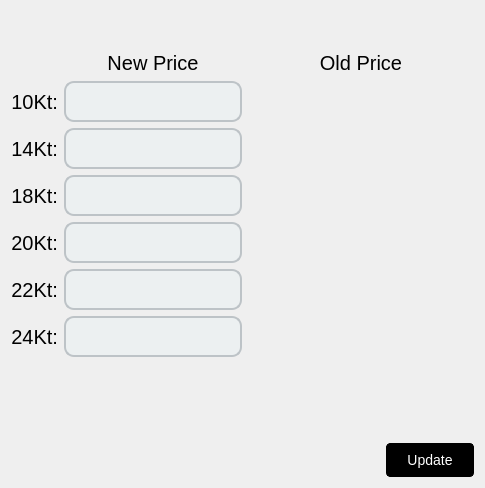
               <widget class="QWidget" name="GoldPrice_update">
                <layout class="QGridLayout" name="gridLayout_12">
                 <item row="5" column="7" colspan="4">
                  <widget class="QLabel" name="label_20Kt">
                   <property name="font">
                    <font>
                     <pointsize>15</pointsize>
                    </font>
                   </property>
                   <property name="text">
                    <string/>
                   </property>
                   <property name="alignment">
                    <set>Qt::AlignmentFlag::AlignCenter</set>
                   </property>
                  </widget>
                 </item>
                 <item row="10" column="8">
                  <spacer name="horizontalSpacer_65">
                   <property name="orientation">
                    <enum>Qt::Orientation::Horizontal</enum>
                   </property>
                   <property name="sizeHint" stdset="0">
                    <size>
                     <width>40</width>
                     <height>20</height>
                    </size>
                   </property>
                  </spacer>
                 </item>
                 <item row="10" column="3">
                  <spacer name="horizontalSpacer_3">
                   <property name="orientation">
                    <enum>Qt::Orientation::Horizontal</enum>
                   </property>
                   <property name="sizeHint" stdset="0">
                    <size>
                     <width>40</width>
                     <height>20</height>
                    </size>
                   </property>
                  </spacer>
                 </item>
                 <item row="6" column="0">
                  <widget class="QLabel" name="label_19">
                   <property name="font">
                    <font>
                     <pointsize>15</pointsize>
                    </font>
                   </property>
                   <property name="text">
                    <string>22Kt:</string>
                   </property>
                   <property name="alignment">
                    <set>Qt::AlignmentFlag::AlignRight|Qt::AlignmentFlag::AlignTrailing|Qt::AlignmentFlag::AlignVCenter</set>
                   </property>
                  </widget>
                 </item>
                 <item row="2" column="0">
                  <widget class="QLabel" name="label_15">
                   <property name="font">
                    <font>
                     <pointsize>15</pointsize>
                    </font>
                   </property>
                   <property name="text">
                    <string>10Kt:</string>
                   </property>
                   <property name="alignment">
                    <set>Qt::AlignmentFlag::AlignRight|Qt::AlignmentFlag::AlignTrailing|Qt::AlignmentFlag::AlignVCenter</set>
                   </property>
                  </widget>
                 </item>
                 <item row="4" column="1" colspan="4">
                  <widget class="QLineEdit" name="lineEdit_18Kt">
                   <property name="font">
                    <font>
                     <pointsize>-1</pointsize>
                    </font>
                   </property>
                   <property name="styleSheet">
                    <string notr="true">QLineEdit {
    background-color: #ecf0f1;
    color: #2c3e50;
    font-size: 16px;
    border: 2px solid #bdc3c7;
    border-radius: 10px;
    padding: 8px 15px;
}

QLineEdit:focus {
    border: 2px solid #f1c40f;
    background-color: #f9f9f9;
}

QLineEdit:hover {
    border: 2px solid #7f8c8d;
    background-color: #f4f6f7;
}

QLineEdit::placeholder {
    color: #95a5a6;
    font-style: italic;
}
</string>
                   </property>
                  </widget>
                 </item>
                 <item row="1" column="7" colspan="4">
                  <widget class="QLabel" name="label_21">
                   <property name="sizePolicy">
                    <sizepolicy hsizetype="Preferred" vsizetype="Preferred">
                     <horstretch>50</horstretch>
                     <verstretch>0</verstretch>
                    </sizepolicy>
                   </property>
                   <property name="font">
                    <font>
                     <pointsize>15</pointsize>
                    </font>
                   </property>
                   <property name="text">
                    <string>Old Price</string>
                   </property>
                   <property name="alignment">
                    <set>Qt::AlignmentFlag::AlignCenter</set>
                   </property>
                  </widget>
                 </item>
                 <item row="7" column="7" colspan="4">
                  <widget class="QLabel" name="label_24Kt">
                   <property name="font">
                    <font>
                     <pointsize>15</pointsize>
                    </font>
                   </property>
                   <property name="text">
                    <string/>
                   </property>
                   <property name="alignment">
                    <set>Qt::AlignmentFlag::AlignCenter</set>
                   </property>
                  </widget>
                 </item>
                 <item row="3" column="7" colspan="4">
                  <widget class="QLabel" name="label_14Kt">
                   <property name="font">
                    <font>
                     <pointsize>15</pointsize>
                    </font>
                   </property>
                   <property name="text">
                    <string/>
                   </property>
                   <property name="alignment">
                    <set>Qt::AlignmentFlag::AlignCenter</set>
                   </property>
                  </widget>
                 </item>
                 <item row="4" column="0">
                  <widget class="QLabel" name="label_17">
                   <property name="font">
                    <font>
                     <pointsize>15</pointsize>
                    </font>
                   </property>
                   <property name="text">
                    <string>18Kt:</string>
                   </property>
                   <property name="alignment">
                    <set>Qt::AlignmentFlag::AlignRight|Qt::AlignmentFlag::AlignTrailing|Qt::AlignmentFlag::AlignVCenter</set>
                   </property>
                  </widget>
                 </item>
                 <item row="0" column="1">
                  <spacer name="verticalSpacer_2">
                   <property name="orientation">
                    <enum>Qt::Orientation::Vertical</enum>
                   </property>
                   <property name="sizeHint" stdset="0">
                    <size>
                     <width>20</width>
                     <height>40</height>
                    </size>
                   </property>
                  </spacer>
                 </item>
                 <item row="10" column="2">
                  <spacer name="horizontalSpacer_5">
                   <property name="orientation">
                    <enum>Qt::Orientation::Horizontal</enum>
                   </property>
                   <property name="sizeHint" stdset="0">
                    <size>
                     <width>40</width>
                     <height>20</height>
                    </size>
                   </property>
                  </spacer>
                 </item>
                 <item row="1" column="1" colspan="4">
                  <widget class="QLabel" name="label_20">
                   <property name="sizePolicy">
                    <sizepolicy hsizetype="Preferred" vsizetype="Preferred">
                     <horstretch>50</horstretch>
                     <verstretch>0</verstretch>
                    </sizepolicy>
                   </property>
                   <property name="font">
                    <font>
                     <pointsize>15</pointsize>
                    </font>
                   </property>
                   <property name="text">
                    <string>New Price</string>
                   </property>
                   <property name="alignment">
                    <set>Qt::AlignmentFlag::AlignCenter</set>
                   </property>
                  </widget>
                 </item>
                 <item row="10" column="1">
                  <spacer name="horizontalSpacer_2">
                   <property name="orientation">
                    <enum>Qt::Orientation::Horizontal</enum>
                   </property>
                   <property name="sizeHint" stdset="0">
                    <size>
                     <width>40</width>
                     <height>20</height>
                    </size>
                   </property>
                  </spacer>
                 </item>
                 <item row="10" column="9">
                  <spacer name="horizontalSpacer_62">
                   <property name="orientation">
                    <enum>Qt::Orientation::Horizontal</enum>
                   </property>
                   <property name="sizeHint" stdset="0">
                    <size>
                     <width>40</width>
                     <height>20</height>
                    </size>
                   </property>
                  </spacer>
                 </item>
                 <item row="6" column="7" colspan="4">
                  <widget class="QLabel" name="label_22Kt">
                   <property name="font">
                    <font>
                     <pointsize>15</pointsize>
                    </font>
                   </property>
                   <property name="text">
                    <string/>
                   </property>
                   <property name="alignment">
                    <set>Qt::AlignmentFlag::AlignCenter</set>
                   </property>
                  </widget>
                 </item>
                 <item row="10" column="4">
                  <spacer name="horizontalSpacer_17">
                   <property name="orientation">
                    <enum>Qt::Orientation::Horizontal</enum>
                   </property>
                   <property name="sizeHint" stdset="0">
                    <size>
                     <width>40</width>
                     <height>20</height>
                    </size>
                   </property>
                  </spacer>
                 </item>
                 <item row="2" column="1" colspan="4">
                  <widget class="QLineEdit" name="lineEdit_10Kt">
                   <property name="font">
                    <font>
                     <pointsize>-1</pointsize>
                    </font>
                   </property>
                   <property name="styleSheet">
                    <string notr="true">QLineEdit {
    background-color: #ecf0f1;
    color: #2c3e50;
    font-size: 16px;
    border: 2px solid #bdc3c7;
    border-radius: 10px;
    padding: 8px 15px;
}

QLineEdit:focus {
    border: 2px solid #f1c40f;
    background-color: #f9f9f9;
}

QLineEdit:hover {
    border: 2px solid #7f8c8d;
    background-color: #f4f6f7;
}

QLineEdit::placeholder {
    color: #95a5a6;
    font-style: italic;
}
</string>
                   </property>
                  </widget>
                 </item>
                 <item row="10" column="10">
                  <widget class="QPushButton" name="upadateGold_Price">
                   <property name="font">
                    <font>
                     <family>Arial</family>
                     <pointsize>-1</pointsize>
                     <bold>false</bold>
                    </font>
                   </property>
                   <property name="styleSheet">
                    <string notr="true">QPushButton {
    background-color: #000;
    color: #fff;
    border: 1px solid #000;
    border-radius: 4px;
    padding: 8px 20px;
    font-size: 14px;
    font-weight: normal;
    font-family: Arial;
}

QPushButton:hover {
    background-color: #fff;
	color: #000;
}

QPushButton:pressed {
    background-color: #222;
    padding-left: 8px;
    padding-top: 8px;
}

QPushButton:focus {
    border: 1px solid #fff;
    outline: none;
}

QPushButton:disabled {
    background-color: #555;
    color: #aaa;
    border: 1px solid #555;
}</string>
                   </property>
                   <property name="text">
                    <string>Update</string>
                   </property>
                  </widget>
                 </item>
                 <item row="10" column="7">
                  <spacer name="horizontalSpacer_6">
                   <property name="orientation">
                    <enum>Qt::Orientation::Horizontal</enum>
                   </property>
                   <property name="sizeHint" stdset="0">
                    <size>
                     <width>40</width>
                     <height>20</height>
                    </size>
                   </property>
                  </spacer>
                 </item>
                 <item row="2" column="7" colspan="4">
                  <widget class="QLabel" name="label_10Kt">
                   <property name="font">
                    <font>
                     <pointsize>15</pointsize>
                    </font>
                   </property>
                   <property name="text">
                    <string/>
                   </property>
                   <property name="alignment">
                    <set>Qt::AlignmentFlag::AlignCenter</set>
                   </property>
                  </widget>
                 </item>
                 <item row="3" column="0">
                  <widget class="QLabel" name="label_16">
                   <property name="font">
                    <font>
                     <pointsize>15</pointsize>
                    </font>
                   </property>
                   <property name="text">
                    <string>14Kt:</string>
                   </property>
                   <property name="alignment">
                    <set>Qt::AlignmentFlag::AlignRight|Qt::AlignmentFlag::AlignTrailing|Qt::AlignmentFlag::AlignVCenter</set>
                   </property>
                  </widget>
                 </item>
                 <item row="8" column="1">
                  <spacer name="verticalSpacer_58">
                   <property name="orientation">
                    <enum>Qt::Orientation::Vertical</enum>
                   </property>
                   <property name="sizeHint" stdset="0">
                    <size>
                     <width>20</width>
                     <height>40</height>
                    </size>
                   </property>
                  </spacer>
                 </item>
                 <item row="3" column="1" colspan="4">
                  <widget class="QLineEdit" name="lineEdit_14Kt">
                   <property name="font">
                    <font>
                     <pointsize>-1</pointsize>
                    </font>
                   </property>
                   <property name="styleSheet">
                    <string notr="true">QLineEdit {
    background-color: #ecf0f1;
    color: #2c3e50;
    font-size: 16px;
    border: 2px solid #bdc3c7;
    border-radius: 10px;
    padding: 8px 15px;
}

QLineEdit:focus {
    border: 2px solid #f1c40f;
    background-color: #f9f9f9;
}

QLineEdit:hover {
    border: 2px solid #7f8c8d;
    background-color: #f4f6f7;
}

QLineEdit::placeholder {
    color: #95a5a6;
    font-style: italic;
}
</string>
                   </property>
                  </widget>
                 </item>
                 <item row="7" column="0">
                  <widget class="QLabel" name="label_6">
                   <property name="font">
                    <font>
                     <pointsize>15</pointsize>
                    </font>
                   </property>
                   <property name="text">
                    <string>24Kt:</string>
                   </property>
                   <property name="alignment">
                    <set>Qt::AlignmentFlag::AlignRight|Qt::AlignmentFlag::AlignTrailing|Qt::AlignmentFlag::AlignVCenter</set>
                   </property>
                  </widget>
                 </item>
                 <item row="9" column="1">
                  <spacer name="verticalSpacer_59">
                   <property name="orientation">
                    <enum>Qt::Orientation::Vertical</enum>
                   </property>
                   <property name="sizeHint" stdset="0">
                    <size>
                     <width>20</width>
                     <height>40</height>
                    </size>
                   </property>
                  </spacer>
                 </item>
                 <item row="5" column="0">
                  <widget class="QLabel" name="label_18">
                   <property name="font">
                    <font>
                     <pointsize>15</pointsize>
                    </font>
                   </property>
                   <property name="text">
                    <string>20Kt:</string>
                   </property>
                   <property name="alignment">
                    <set>Qt::AlignmentFlag::AlignRight|Qt::AlignmentFlag::AlignTrailing|Qt::AlignmentFlag::AlignVCenter</set>
                   </property>
                  </widget>
                 </item>
                 <item row="4" column="7" colspan="4">
                  <widget class="QLabel" name="label_18Kt">
                   <property name="font">
                    <font>
                     <pointsize>15</pointsize>
                    </font>
                   </property>
                   <property name="text">
                    <string/>
                   </property>
                   <property name="alignment">
                    <set>Qt::AlignmentFlag::AlignCenter</set>
                   </property>
                  </widget>
                 </item>
                 <item row="10" column="0">
                  <spacer name="horizontalSpacer_4">
                   <property name="orientation">
                    <enum>Qt::Orientation::Horizontal</enum>
                   </property>
                   <property name="sizeHint" stdset="0">
                    <size>
                     <width>40</width>
                     <height>20</height>
                    </size>
                   </property>
                  </spacer>
                 </item>
                 <item row="5" column="1" colspan="4">
                  <widget class="QLineEdit" name="lineEdit_20Kt">
                   <property name="font">
                    <font>
                     <pointsize>-1</pointsize>
                    </font>
                   </property>
                   <property name="styleSheet">
                    <string notr="true">QLineEdit {
    background-color: #ecf0f1;
    color: #2c3e50;
    font-size: 16px;
    border: 2px solid #bdc3c7;
    border-radius: 10px;
    padding: 8px 15px;
}

QLineEdit:focus {
    border: 2px solid #f1c40f;
    background-color: #f9f9f9;
}

QLineEdit:hover {
    border: 2px solid #7f8c8d;
    background-color: #f4f6f7;
}

QLineEdit::placeholder {
    color: #95a5a6;
    font-style: italic;
}
</string>
                   </property>
                  </widget>
                 </item>
                 <item row="6" column="1" colspan="4">
                  <widget class="QLineEdit" name="lineEdit_22Kt">
                   <property name="font">
                    <font>
                     <pointsize>-1</pointsize>
                    </font>
                   </property>
                   <property name="styleSheet">
                    <string notr="true">QLineEdit {
    background-color: #ecf0f1;
    color: #2c3e50;
    font-size: 16px;
    border: 2px solid #bdc3c7;
    border-radius: 10px;
    padding: 8px 15px;
}

QLineEdit:focus {
    border: 2px solid #f1c40f;
    background-color: #f9f9f9;
}

QLineEdit:hover {
    border: 2px solid #7f8c8d;
    background-color: #f4f6f7;
}

QLineEdit::placeholder {
    color: #95a5a6;
    font-style: italic;
}
</string>
                   </property>
                  </widget>
                 </item>
                 <item row="7" column="1" colspan="4">
                  <widget class="QLineEdit" name="lineEdit_24Kt">
                   <property name="font">
                    <font>
                     <pointsize>-1</pointsize>
                    </font>
                   </property>
                   <property name="styleSheet">
                    <string notr="true">QLineEdit {
    background-color: #ecf0f1;
    color: #2c3e50;
    font-size: 16px;
    border: 2px solid #bdc3c7;
    border-radius: 10px;
    padding: 8px 15px;
}

QLineEdit:focus {
    border: 2px solid #f1c40f;
    background-color: #f9f9f9;
}

QLineEdit:hover {
    border: 2px solid #7f8c8d;
    background-color: #f4f6f7;
}

QLineEdit::placeholder {
    color: #95a5a6;
    font-style: italic;
}
</string>
                   </property>
                  </widget>
                 </item>
                </layout>
               </widget>
